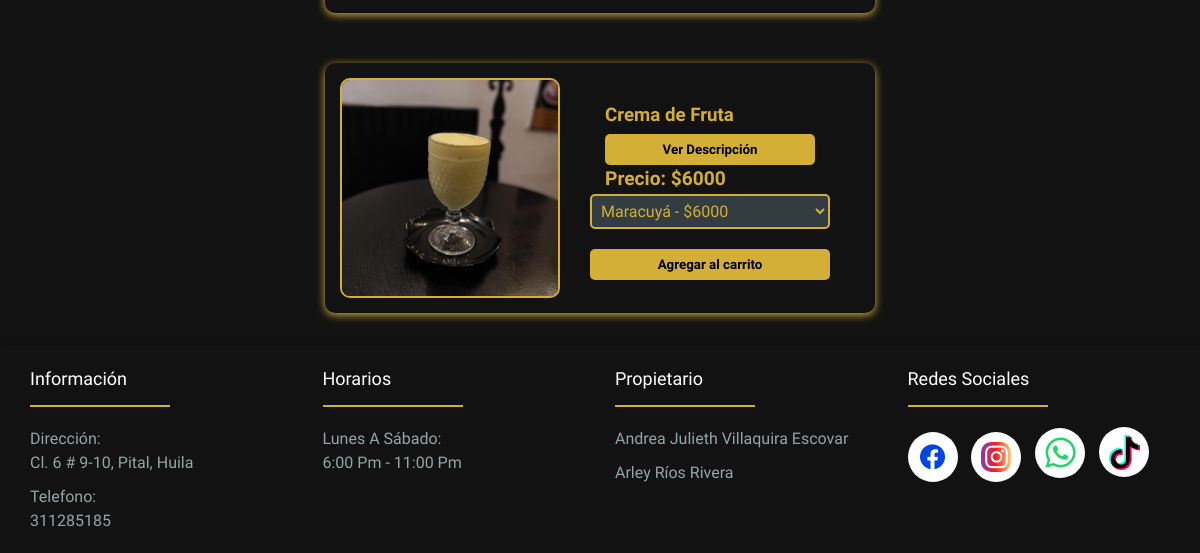
Page /productos/ (lower part) on the earlier database version.
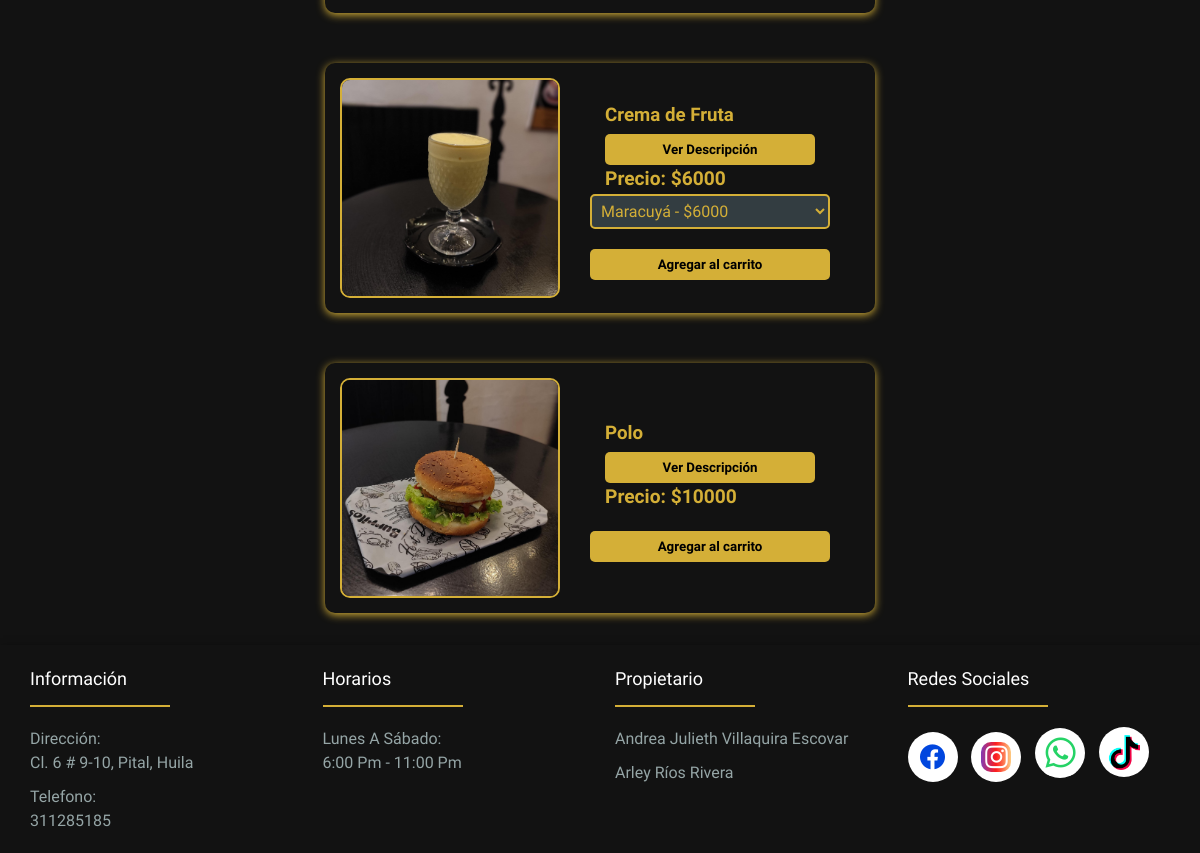
Same page on the later database version.
### comida/models.py (models this page shows, shortened)
class Producto(models.Model):
    TIPOS_PRODUCTO = [
        ('personalizable', 'Personalizable'),
        ('sabores', 'Con Sabores'),
        ('simple', 'Simple'),
        ('bebida', 'Bebida'),
    ]
    imagen = models.ImageField(upload_to='productos')
    nombre = models.CharField(max_length=200)
    descripcion = models.TextField()
    imagen_descripcion = models.ImageField(upload_to='productos/', blank=True, null=True)
    precio = models.DecimalField(max_digits=10, decimal_places=0)
    fecha_creacion = models.DateField(auto_now_add=True)
    tipo = models.CharField(max_length=20, choices=TIPOS_PRODUCTO)
    ingredientes = models.ManyToManyField(Ingrediente, related_name="productos", blank=True)
    sabores = models.ManyToManyField(Sabor, blank=True)

### comida/views.py (the view)
# urls.py: path("productos/", lista_productos, name="productos"),
def lista_productos(request):
    productos = Producto.objects.all()  # Obtener productos
    return render(request, "productos.html", {"productos": productos})

### comida/templates/productos.html (shortened to what this page needs)
{% extends 'base.html' %}
{% load static %}
{% block content %}
<link rel="stylesheet" href="{% static 'productos.css' %}">
<div class="prod">
    <div class="conten">
        <div class="menu-con">
            {% for product in productos %}
                <div class="food-item">
                    <img src="{{ product.imagen.url }}" alt="{{ product.nombre }}">
                    <div class="desc">
                        <div class="details">
                            <h3>{{ product.nombre }}</h3>
                            <button class="btn-descripcion" onclick="openModal('descripcion{{ product.id }}')">Ver Descripción</button><br>
                            <span class="price">Precio: ${{ product.precio }}</span>
                        </div>
                        {% if product.tipo == "personalizable" %}
                        <button class="btn-per" onclick="openModal('modal{{ product.id }}')">Armalo a tu Gusto</button>
                        <div id="modal{{ product.id }}" class="modal">
                            <div class="modal-content">
                                <span class="close" onclick="closeModal('modal{{ product.id }}')">&times;</span>
                                <h2>Personaliza tu {{ product.nombre }}</h2>
                                <p>Selecciona los ingredientes:</p>
                                <div class="ingredient-grid">
                                    {% for ingrediente in product.ingredientes.all %}
                                        <label class="ingredient-option" onclick="toggleIngredient(this)">
                                            <input type="checkbox" value="{{ ingrediente.nombre }}" class="ingrediente-checkbox">
                                            {{ ingrediente.nombre }}
                                        </label>
                                    {% empty %}
                                        <p>No hay ingredientes disponibles para este producto.</p>
                                    {% endfor %}
                                </div>
                                <button class="agregar-carrito"
                                    data-id="{{ product.id }}"
                                    data-nombre="{{ product.nombre }}"
                                    data-precio="{{ product.precio }}">
                                    Agregar al carrito
                                </button>
                            </div>
                        </div>
                        {% elif product.tipo == "sabores" %}
                            <select class="opcion-sabor" data-id="{{ product.id }}">
                                {% for sabor in product.sabores.all %}
                                    <option value="{{ sabor.nombre }}">{{ sabor.nombre }} - ${{ product.precio }}</option>
                                {% endfor %}
                            </select>
                            <button class="agregar-carrito"
                                data-id="{{ product.id }}"
                                data-nombre="{{ product.nombre }}"
                                data-precio="{{ product.precio }}">
                                Agregar al carrito
                            </button>
                        {% elif product.tipo == "simple" %}
                        <button class="agregar-carrito"
                            data-id="{{ product.id }}"
                            data-nombre="{{ product.nombre }}"
                            data-precio="{{ product.precio }}">
                            Agregar al carrito
                        </button>
                        {% endif %}
                    </div>
                </div>
            {% endfor %}
        </div>
    </div>
</div>
{% endblock %}

Differences in the rows shown:
added Producto: imagen (picture), nombre "Polo", precio "10000"
